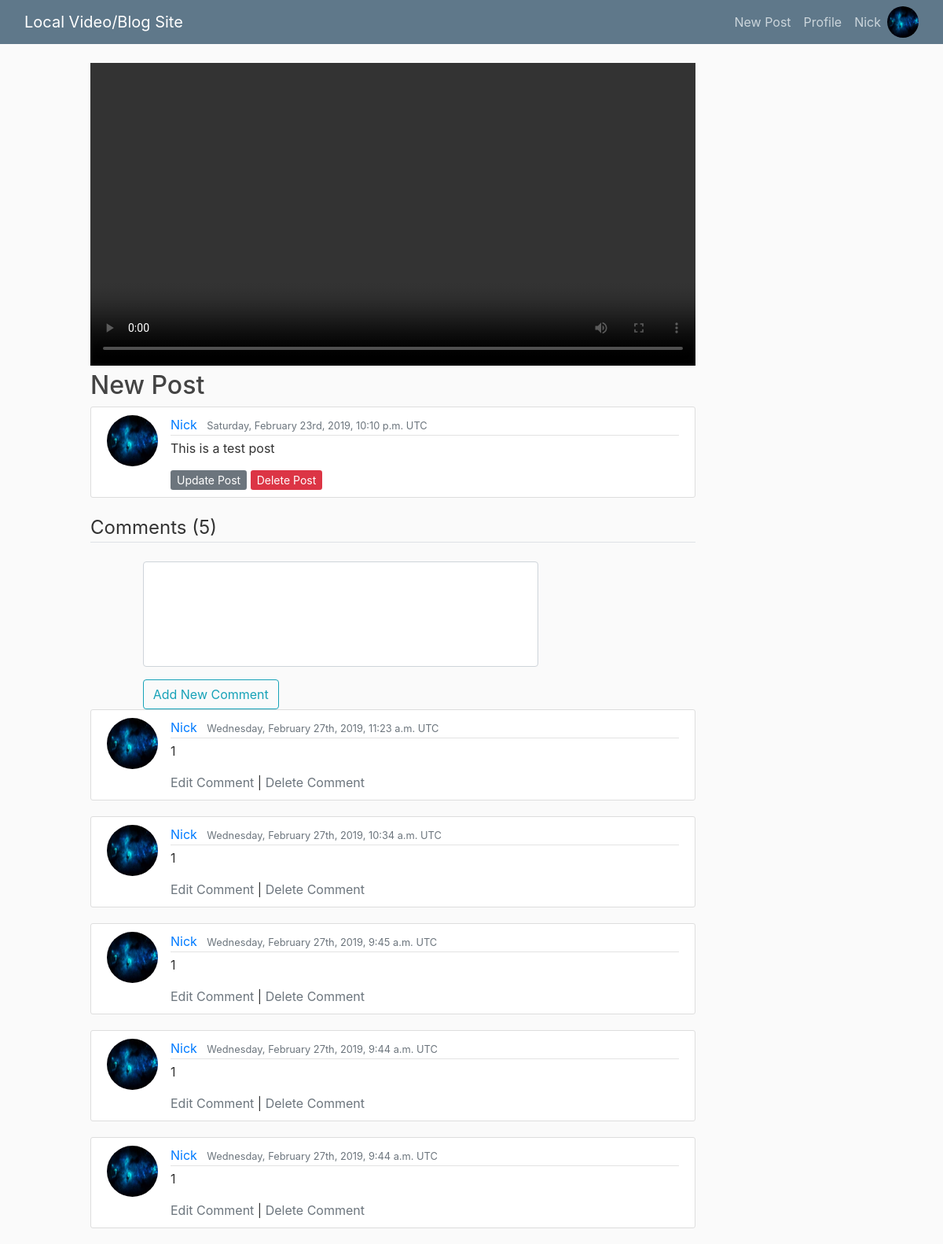
/posts/3/ (signed in), run on an earlier commit of the app's database.
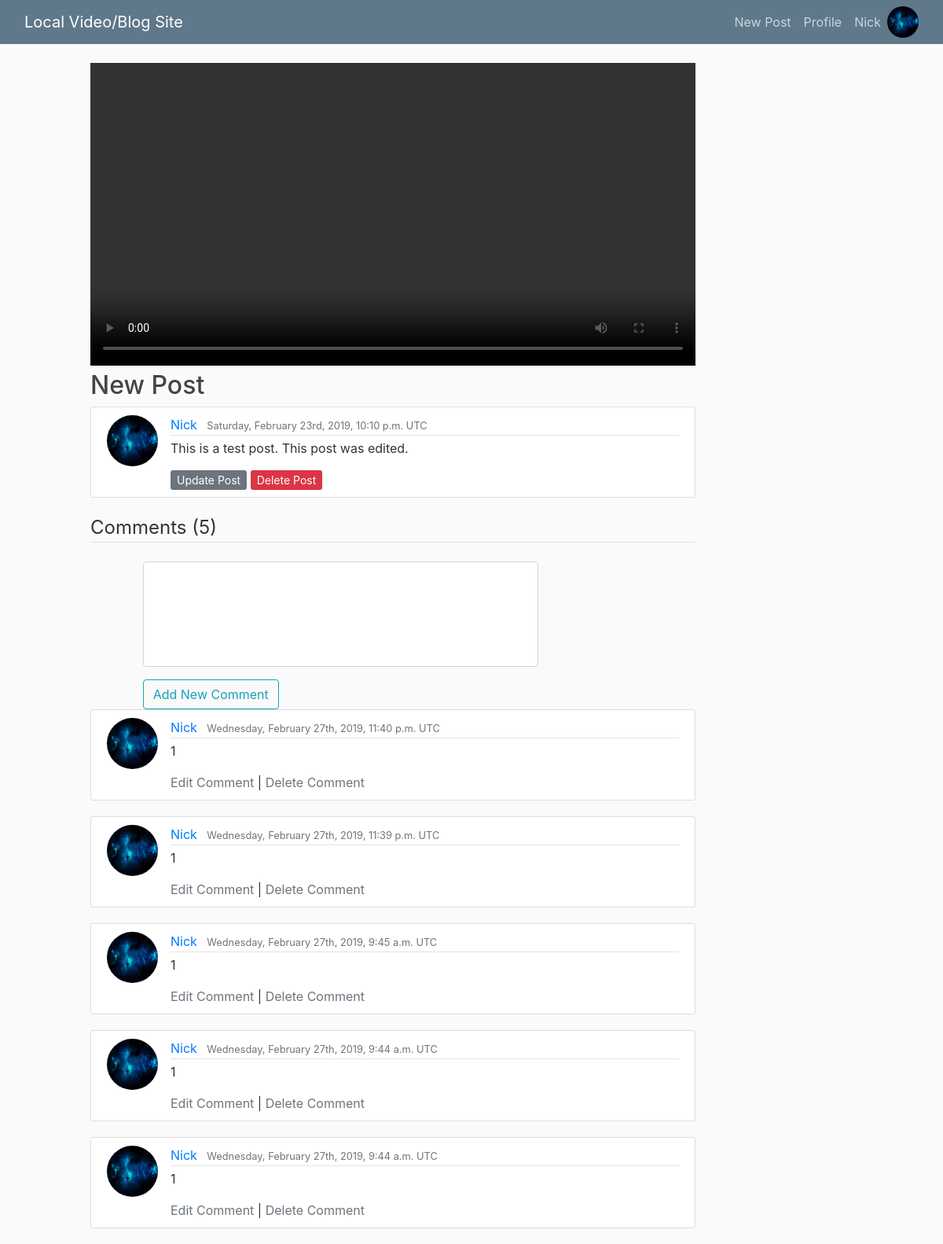
And on a later commit of the database.
### posts/models.py (models this page shows, shortened)
class Post(models.Model):
  title = models.CharField(max_length=100)
  content = models.TextField()
  date_posted = models.DateTimeField(default=timezone.now) # passing in function for timezone
  author = models.ForeignKey(get_user_model(), on_delete=models.CASCADE) # CASCADE will delete post if user is deleted
  video = models.FileField(blank=True, null=True, upload_to='videos/%Y/%m/%d/',
                           validators=[FileExtensionValidator(allowed_extensions=['mp4', 'ogb', 'webm'])])
  video_thumbnail = models.ImageField(blank=True, default='default_thumbnail.jpg', upload_to='thumbnails/%Y/%m/%d/')

class Comment(models.Model):
  post = models.ForeignKey(Post, on_delete=models.CASCADE)
  author = models.ForeignKey(get_user_model(), on_delete=models.CASCADE)
  comment = models.TextField(verbose_name=u"")
  date_posted = models.DateTimeField(default=timezone.now)

### users/models.py (models this page shows, shortened)
class CustomUser(AbstractUser):
  user_ip = models.GenericIPAddressField(blank=True, null=True, unique=True)
  password = models.GenericIPAddressField(blank=True, null=True)

class Profile(models.Model):
  user = models.OneToOneField(get_user_model(), on_delete=models.CASCADE) # Cascade removes profile if user is deleted
  image = models.ImageField(default='default.jpg', upload_to='profile_pics')

### posts/views.py (the view, shortened to what this page needs)
# urls.py: path('<int:pk>/', PostDetailView.as_view(), name="post-detail"),
class PostDetailView(FormMixin, MultipleObjectMixin, DetailView):
  model = Post
  template_name = 'posts/post_detail.html'
  paginate_by = 5
  form_class = CommentCreationForm
  def get_context_data(self, **kwargs):
    object_list = Comment.objects.filter(post=self.get_object()).order_by('-date_posted')
    context = super(PostDetailView, self).get_context_data(object_list=object_list, **kwargs)
    context['comment_form'] = self.get_form()
    return context

### posts/forms.py
class CommentCreationForm(forms.ModelForm):
  comment = forms.CharField(label="", help_text="", widget=forms.Textarea(attrs={'rows':5,'cols':20, 'style':'resize:none;'}))
  class Meta:
    model = Comment
    fields = ('comment',)

### posts/templates/posts/post_detail.html (shortened to what this page needs)
{% extends "posts/base.html" %}
{% load crispy_forms_tags %}
{% block video %}
<div class="row">
  <div class="col-md-1"></div>
  <div class="col-md-8">
    {% if object.video %}
      <video name="{{ object.video }}" controls width='100%'>
        <source src="{{ object.video.url }}"></source>
      </video>
    {% endif %}
    <h2 class="article-title">{{ object.title }}</h2>
    <article class="media content-section">
      <img class="rounded-circle article-img" src="{{ object.author.profile.image.url }}">
      <div class="media-body">
        <div class="article-metadata">
          <a class="mr-2" href="{% url 'user-posts' object.author.username %}">{{ object.author }}</a>
          <small class="text-muted">{{ object.date_posted|date:"l, F dS, Y, P T" }}</small>
        </div>
        <p class="article-content break-words">{{ object.content }}</p>
        {% if object.author == user %}
        <div>
          <a class="btn-secondary btn-sm mt-1 mb-1" href="{% url 'post-update' object.id %}">Update Post</a>
          <a class="btn-danger btn-sm mt-1 mb-1" href="{% url 'post-delete' object.id %}">Delete Post</a>
        </div>
        {% endif %}
      </div>
    </article>
    <div class="row">
      <div class="col-md-12">
          <legend class="border-bottom mb-4">Comments ({{ page_obj.paginator.count }}) </legend>
      </div>
    </div>
    <div class="row">
      <div class="col-md-1"></div>
      <div class="col-md-8">
        <form method="post">
          {{ comment_form|crispy }}
          <button class="btn btn-outline-info" type="submit">Add New Comment</button>
        </form>
      </div>
    </div>
    {% for com in object_list %}
    <article class="media content-section">
      <img class="rounded-circle article-img" src="{{ com.author.profile.image.url }}">
      <div class="media-body">
        <div class="article-metadata">
          <a class="mr-2" href="{% url 'user-posts' com.author.username %}">{{ com.author }}</a>
          <small class="text-muted">{{ com.date_posted|date:"l, F dS, Y, P T" }}</small>
        </div>
          <p class="break-words">{{ com.comment }}</p>
        {% if com.author == user %}
        <div>
          <a class="text-muted" href="{% url 'comment-update' com.id %}">Edit Comment</a>
          |
          <a class="text-muted" href="{% url 'comment-delete' com.id %}">Delete Comment</a>
        </div>
        {% endif %}
      </div>
    </article>
    {% endfor %}
  </div>
</div>
{% endblock video %}

What changed in the data, as far as the page shows it:
removed Comment: author.profile.image (picture), author "Nick", date_posted "Wednesday, February 27th, 2019, 11:23 a.m. UTC", comment "1", shows "Edit Comment"
removed Comment: author.profile.image (picture), author "Nick", date_posted "Wednesday, February 27th, 2019, 10:34 a.m. UTC", comment "1", shows "Edit Comment"
changed Post "New Post": content "This is a test post" → "This is a test post. This post was edited."
added Comment: author.profile.image (picture), author "Nick", date_posted "Wednesday, February 27th, 2019, 11:40 p.m. UTC", comment "1", shows "Edit Comment"
added Comment: author.profile.image (picture), author "Nick", date_posted "Wednesday, February 27th, 2019, 11:39 p.m. UTC", comment "1", shows "Edit Comment"
